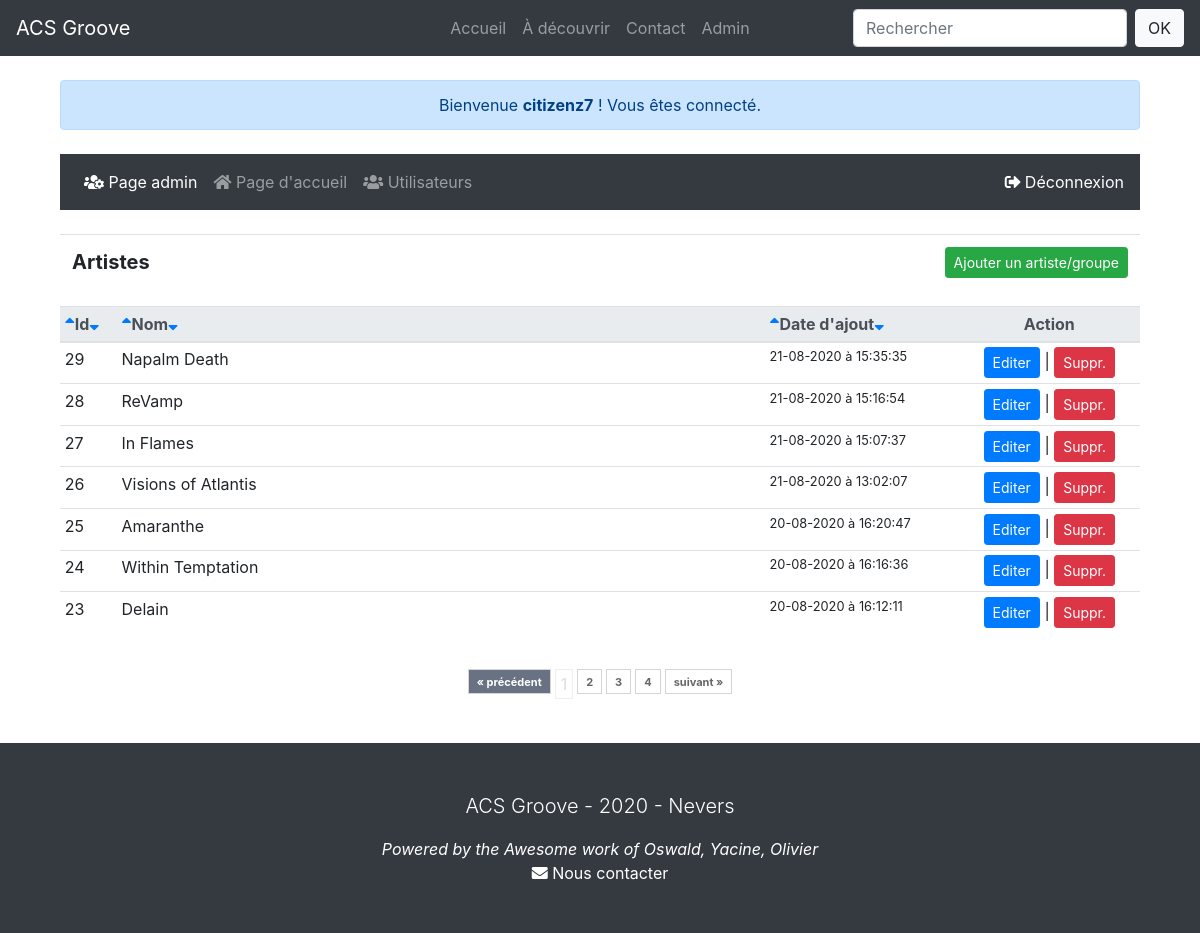
Screenshot of /admin/index.php (signed in) with the database file from the repository.
### tables this page shows
CREATE TABLE IF NOT EXISTS `artiste` (
  `id` int(11) NOT NULL AUTO_INCREMENT,
  `nom` varchar(255) NOT NULL,
  `genre` varchar(255) NOT NULL,
  `pays_origine` varchar(255) DEFAULT NULL,
  `presentation` longtext NOT NULL,
  `biographie` longtext NOT NULL,
  `discographie` text NOT NULL,
  `active` varchar(255) NOT NULL,
  `label` varchar(255) NOT NULL,
  `site_web` varchar(255) DEFAULT NULL,
  `date` datetime NOT NULL DEFAULT current_timestamp(),
  `image` varchar(255) DEFAULT NULL,
  `youtube` varchar(255) DEFAULT NULL,
  PRIMARY KEY (`id`)
);

### includes/functions.php (called while the page is built, shortened)
<?php
function html($string) {
    return htmlspecialchars($string, ENT_COMPAT, 'UTF-8', true);
}
function date_fr($format, $timestamp=false) {
	if (!$timestamp) $date_en = date($format);
	else $date_en = date($format,$timestamp);
	$texte_en = array(
		"Monday", "Tuesday", "Wednesday", "Thursday",
		"Friday", "Saturday", "Sunday", "January",
		"February", "March", "April", "May",
		"June", "July", "August", "September",
		"October", "November", "December"
	);
	$texte_fr = array(
		"lundi", "mardi", "mercredi", "jeudi",
		"vendredi", "samedi", "dimanche", "janvier",
		"f&eacute;vrier", "mars", "avril", "mai",
		"juin", "juillet", "ao&ucirc;t", "septembre",
		"octobre", "novembre", "d&eacute;cembre"
	);
	$date_fr = str_replace($texte_en, $texte_fr, $date_en);
	$texte_en = array(
		"Mon", "Tue", "Wed", "Thu", "Fri", "Sat", "Sun",
		"Jan", "Feb", "Mar", "Apr", "May", "Jun", "Jul",
		"Aug", "Sep", "Oct", "Nov", "Dec"
	);
	$texte_fr = array(
		"Lun", "Mar", "Mer", "Jeu", "Ven", "Sam", "Dim",
		"Jan", "F&eacute;v", "Mar", "Avr", "Mai", "Jui",
		"Jui", "Ao&ucirc;", "Sep", "Oct", "Nov", "D&eacute;c"
	);
	$date_fr = str_replace($texte_en, $texte_fr, $date_fr);
	return $date_fr;
}

### includes/config.php (called while the page is built, shortened)
<?php
function my_autoloader($class) {
   $class = strtolower($class);
   $classpath = 'classes/class.'.$class . '.php';
   $classpath = '../classes/class.'.$class . '.php';
   $classpath = '../../classes/class.'.$class . '.php';
}
require_once 'functions.php';
?>

### admin/index.php (the view, shortened to what this page needs)
<?php
include_once '../includes/config.php';
include_once 'header.php';
?>
  <div class="container pt-3 pb-3 mt-5">
    <div class="row">
      <div class="col-sm-12 text-justify">
        <div class="pb-2 mt-3">
          <div class="text-center mb-4 alert alert-primary" role="alert">Bienvenue <b><?php echo $_SESSION['username']; ?></b> ! Vous êtes connecté.</div>
          <?php include('menu.php');?>
            <table class="table table-responsive-sm">
              <tr>
                <td><span id="projets" class="lead font-weight-bold">Artistes</span></td>
                <td class="text-right"><a href="add.php" class="mx-auto"><button type="button" class="btn btn-success btn-sm">Ajouter un artiste/groupe</button></a></td>
              </tr>
            </table>
	  <table class="table table-sm table-hover table-responsive-sm">
	    <thead class="thead-light">
            <tr>
              <th><a href="index.php?tri=id&ordre=desc"><i class="fas fa-sort-up"></i></a>Id<a href="index.php?tri=id&ordre=asc"><i class="fas fa-sort-down"></i></a></th>
              <th width="60%"><a href="index.php?tri=nom&ordre=desc"><i class="fas fa-sort-up"></i></a>Nom<a href="index.php?tri=nom&ordre=asc"><i class="fas fa-sort-down"></i></a</th>
              <th><a href="index.php?tri=dat&ordre=desc"><i class="fas fa-sort-up"></i></a>Date d'ajout<a href="index.php?tri=date&ordre=asc"><i class="fas fa-sort-down"></i></a</th>
              <th class="text-center">Action</th>
	    </tr>
	    </thead>
	    <tbody>
              <?php
              try {
                $pages = new Paginator('7','art');
                $stmt = $db->query('SELECT id FROM artiste');
                $pages->set_total($stmt->rowCount());
						    if(isset($_GET['tri'])) {
							     $tri = html($_GET['tri']);
						    }
						    else {
							     $post_tri = 'date';
							     $tri = html($post_tri);
						    }
						    if(isset($_GET['ordre'])) {
							     $ordre = html($_GET['ordre']);
						    }
						    else {
							     $ordre_tri = 'desc';
							     $ordre = html($ordre_tri);
						    }
                $stmt = $db->query('SELECT * FROM artiste ORDER BY '.$tri.' '.$ordre.' ' .$pages->get_limit());
                while($row = $stmt->fetch()){
                  echo '<tr>';
                  echo '<td>'.$row['id'].'</td>';
                  echo '<td>'.$row['nom'].'</td>';
                  echo '<td class="small">'.date_fr('d-m-Y à H:i:s', strtotime(($row['date']))).'</td>';
                  ?>
                  <td class="text-center">
                    <a class="btn btn-primary btn-sm tinytext" role="button" aria-pressed="true" title="Editer la fiche" href="edit.php?id=<?php echo $row['id'];?>">Editer</a> |
                    <a class="btn btn-danger btn-sm tinytext" role="button" aria-pressed="true" title="Supprimer la fiche" href="javascript:delartiste('<?php echo $row['id'];?>','<?php echo $row['nom'];?>')">Suppr.</a>
                  </td>
                  <?php
                  echo '</tr>';
                }
              }
              catch(PDOException $e) {
                echo $e->getMessage();
              }
	      ?>
	    </tbody>
            </table>
      </div>
      <div class="row justify-content-center">
        <div class="col-4">
          <?php echo $pages->page_links(); ?>
        </div>
      </div>
    </div>
  </div>
</div>
</div>
</div>
<?php include_once 'footer.php'; ?>

### rows the page displays
artiste: id "29", nom "Napalm Death", date "21-08-2020 à 15:35:35"
artiste: id "28", nom "ReVamp", date "21-08-2020 à 15:16:54"
artiste: id "27", nom "In Flames", date "21-08-2020 à 15:07:37"
artiste: id "26", nom "Visions of Atlantis", date "21-08-2020 à 13:02:07"
artiste: id "25", nom "Amaranthe", date "20-08-2020 à 16:20:47"
artiste: id "24", nom "Within Temptation", date "20-08-2020 à 16:16:36"
artiste: id "23", nom "Delain", date "20-08-2020 à 16:12:11"

### other values shown
$_SESSION['username'] "citizenz7"
